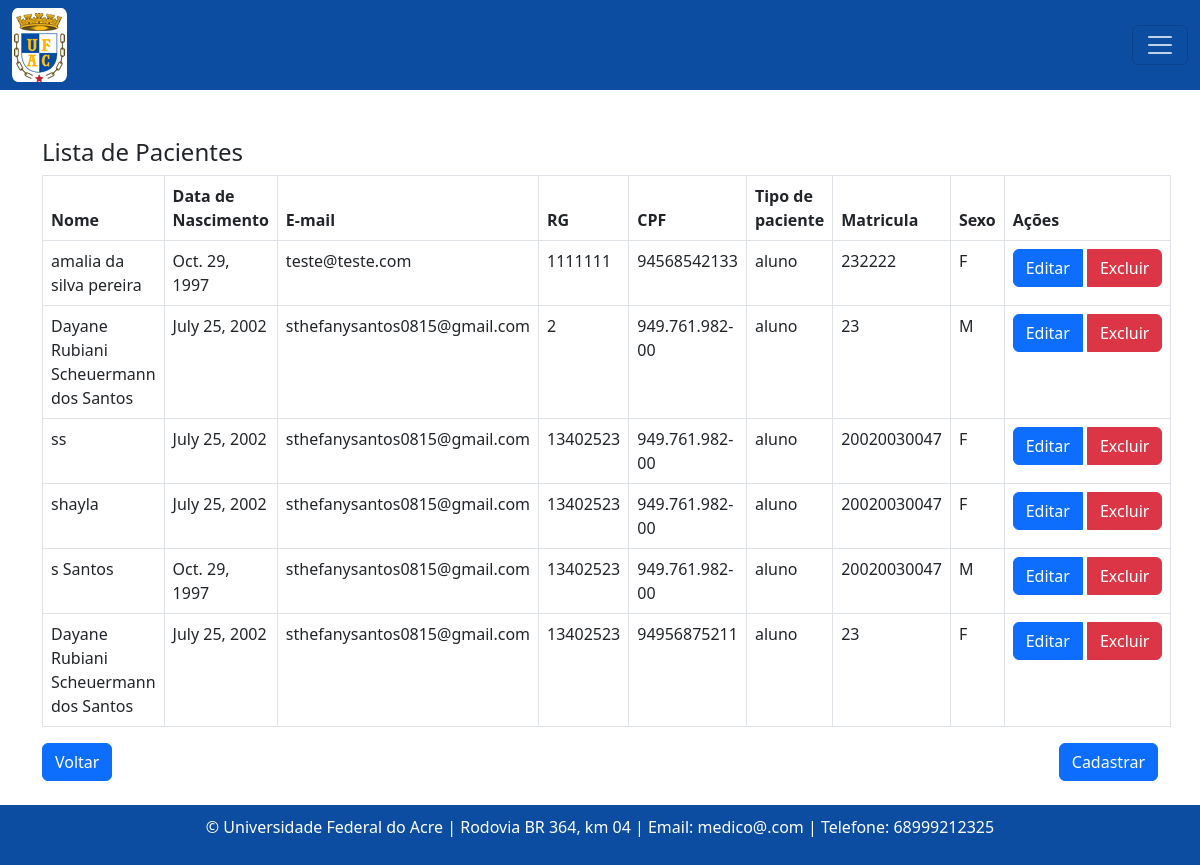
The app's page /pacientes/, older data.
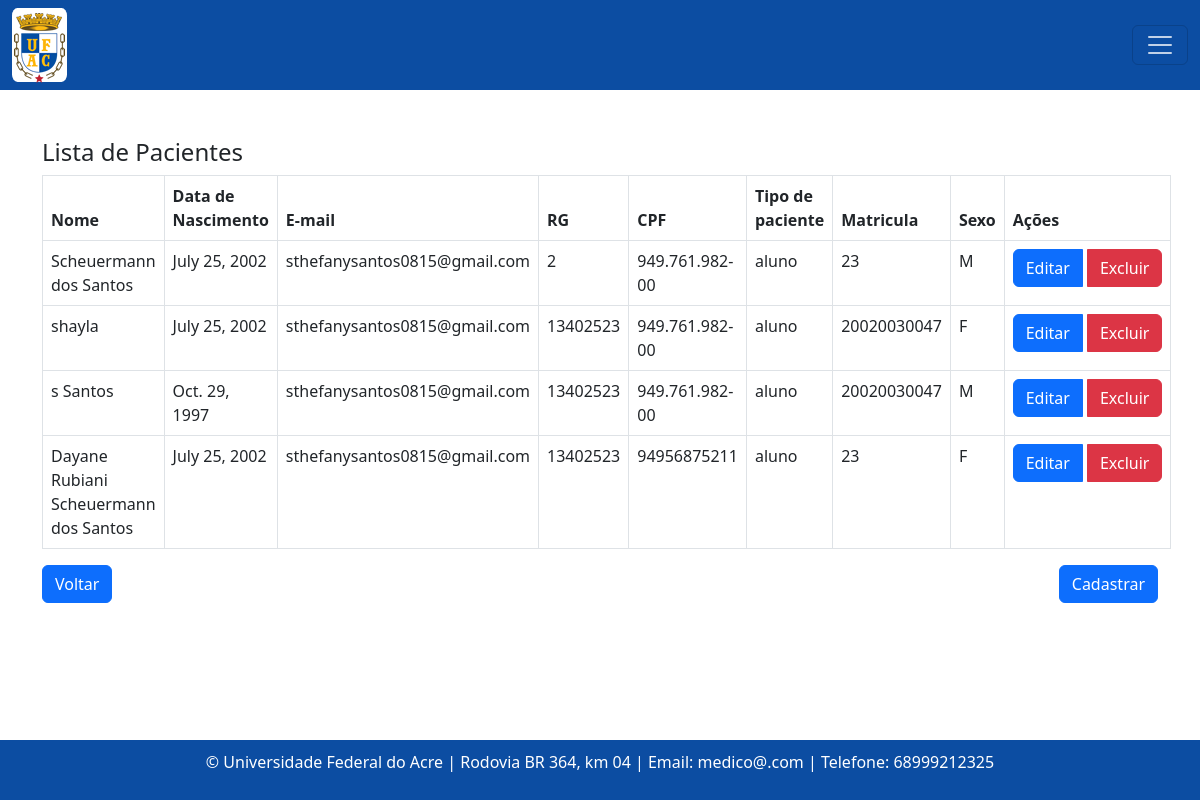
The same page, newer data.
### consulta/models.py (models this page shows, shortened)
class Paciente(models.Model):
    nome = models.CharField(max_length=100)
    data_nascimento = models.DateField()
    email = models.EmailField()
    rg = models.CharField(max_length=20)
    cpf = models.CharField(max_length=14)
    sexo = models.CharField(max_length=1, choices=[('M', 'Masculino'), ('F', 'Feminino')])
    matricula = models.CharField(max_length=20)
    tipo_paciente = models.CharField(max_length=20)
    cargo_funcao = models.CharField(max_length=50, default='')
    cep = models.CharField(max_length=9)
    cidade = models.CharField(max_length=50)
    bairro = models.CharField(max_length=50, default='')
    uf = models.CharField(max_length=2)
    numero = models.CharField(max_length=10)
    ddd_telefone = models.CharField(max_length=3)
    complemento = models.CharField(max_length=100, blank=True, null=True, default='')  # Adicionando o valor padrão aqui

### consulta/views.py (the view)
# urls.py: path('pacientes/', listar_pacientes, name= 'pacienteListagem' ),
def listar_pacientes(request):
    pacientes = Paciente.objects.all()
    return render(request, 'consultas/listagem_pacientes.html', {'pacientes': pacientes})

### templates/consultas/listagem_pacientes.html (shortened to what this page needs)
{% extends "base.html" %}
{% block content %}
  <h4>Lista de Pacientes</h4>
  <table class="table table-bordered">
    <thead>
      <tr>
        <th>Nome</th>
        <th>Data de Nascimento</th>
        <th>E-mail</th>
        <th>RG</th>
        <th>CPF</th>
        <th>Tipo de paciente</th>
        <th>Matricula</th>
        <th>Sexo</th>
        <th>Ações</th>
      </tr>
    </thead>
    <tbody>
      {% for paciente in pacientes %}
      <tr class="paciente-row">
        <td>{{ paciente.nome }}</td>
        <td>{{ paciente.data_nascimento }}</td>
        <td>{{ paciente.email }}</td>
        <td>{{ paciente.rg }}</td>
        <td>{{ paciente.cpf }}</td>
        <td>{{ paciente.tipo_paciente }}</td>
        <td>{{ paciente.matricula }}</td>
        <td>{{ paciente.sexo }}</td>
        <td>
          <div class="btn-group" role="group" aria-label="Ações">
            <a href="{% url 'pacienteEditar' paciente.id %}" class="btn btn-primary">Editar</a>
            <a href="{% url 'pacienteExcluir' paciente.id %}" class="btn btn-danger ms-1">Excluir</a>
        </div>
        </td>
      </tr>
      {% endfor %}
    </tbody>
  </table>
  <div class="d-flex justify-content-between">
    <a class="btn btn-primary" href="{% url 'home' %}">Voltar</a>
    <a class="btn btn-primary" href="{% url 'pacienteCreate'  %}">Cadastrar</a>
  </div>
{% endblock %}

### templates/base.html (shortened to what this page needs)
<!DOCTYPE html>
<html lang="en">
{%load static%}
<head>
    <link rel="stylesheet" href="https://cdn.jsdelivr.net/npm/bootstrap@5.3.0/dist/css/bootstrap.min.css">
    <link rel="stylesheet" type="text/css" href="{% static 'css\estilos.css' %}">
</head>
<body style="min-height: 100vh; display: flex; flex-direction: column;">
    <nav class="navbar" style="background-color: #0C4DA2; color: white;">
        <div class="container-fluid">
            <a class="navbar-brand text-white" href="#" >
                <img src="{% static 'imagens/logo_ufac_2.png' %}" style="margin: auto; display: flex ">
            </a>
            <button class="navbar-toggler" type="button" data-bs-toggle="offcanvas" data-bs-target="#offcanvasNavbar" aria-controls="offcanvasNavbar" >
                <span class="navbar-toggler-icon" style="filter: brightness(0) invert(1);"></span>
            </button>
        </div>
    </nav>
    <div class="container mt-5" style="flex: 1;">
        {% block content %}{% endblock %}
    </div>
    <footer class="text-center mt-4" style="background-color: #0C4DA2; color: white; padding: 10px;">
        <p>&copy; {{ year }} Universidade Federal do Acre | Rodovia BR 364, km 04 | Email: medico@.com | Telefone: 68999212325</p>
    </footer>
</body>
</html>

### static/css/estilos.css (style rules this page uses)
.navbar-brand { background-color: white; width: 55px; height: 74px; display: flex; align-items: center; justify-content: center; border-radius: 10%; }
.navbar-toggler { color:#ffffff; }

Row changes from the older to the newer data that the page shows:
removed Paciente: nome "amalia da silva pereira", data_nascimento "Oct. 29, 1997", email "teste@teste.com", rg "1111111", cpf "94568542133", tipo_paciente "aluno", matricula "232222", sexo "F"
removed Paciente: nome "ss", data_nascimento "July 25, 2002", email "sthefanysantos0815@gmail.com", rg "13402523", cpf "949.761.982-00", tipo_paciente "aluno", matricula "20020030047", sexo "F"
changed Paciente: nome "Dayane Rubiani Scheuermann dos Santos" → "Scheuermann dos Santos"
